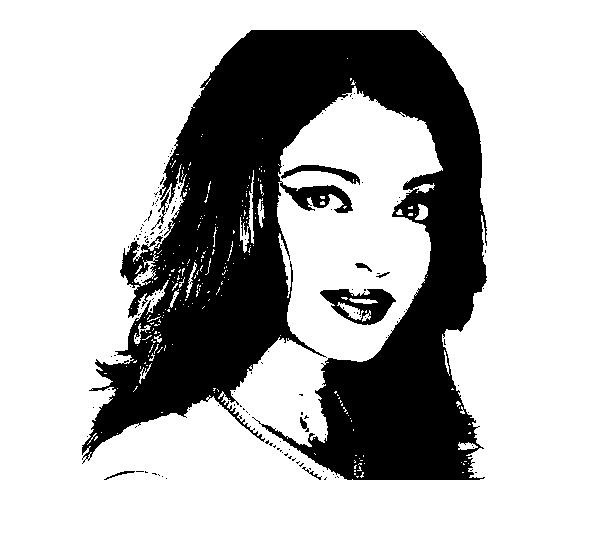
#> input picture opencv/morphological transformation/opening closing/girl.jpg, 600 x 536 px
$ python opening_closing.py
#> lines starting #> are read from the running program, lines starting #| are printed output that depends on the picture; after the words box and inside, x2 and y2 are one past the last pixel; in counts of white or black regions, pixels touching at a corner belong together
import cv2
import numpy as np
import matplotlib.pyplot as plt

img = cv2.imread("girl.jpg", 0)
#> img is the input picture: shape (536, 600); min 0, max 255, mean 181.4
img = cv2.resize(img, (300,300))
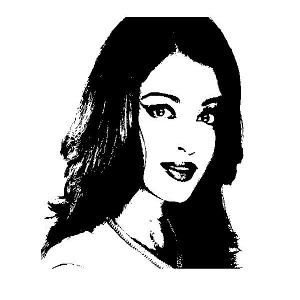
#> img: shape (300, 300); min 0, max 255, mean 181.4

kernel = np.ones((3,3), np.uint8)
_, mask = cv2.threshold(img, 230, 255, cv2.THRESH_BINARY_INV)
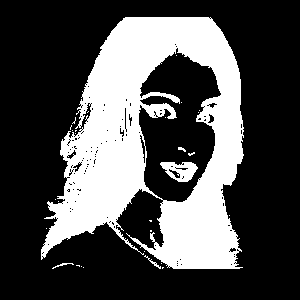
#> mask: shape (300, 300); 30.5% white; 29 white regions (24 under 20 px), largest, box (x1, y1, x2, y2) and area: (41, 17, 244, 269) 26853, (160, 162, 198, 182) 461, (144, 255, 161, 269) 41, (52, 263, 74, 269) 35, (178, 147, 186, 152) 22

# opening is erosion followed by dilation
o = cv2.morphologyEx(mask, cv2.MORPH_OPEN, kernel)
#> o: shape (300, 300); 29.5% white; 9 white regions (2 under 20 px), largest, box (x1, y1, x2, y2) and area: (41, 17, 243, 269) 25860, (161, 162, 197, 182) 402, (142, 92, 180, 103) 164

# closing is dilation followed by erosion

c = cv2.morphologyEx(mask, cv2.MORPH_CLOSE, kernel)
#> c: shape (300, 300); 31.5% white; 9 white regions (5 under 20 px), largest, box (x1, y1, x2, y2) and area: (41, 17, 244, 269) 27731, (160, 162, 198, 182) 515, (52, 263, 74, 269) 35, (178, 147, 186, 152) 22

# top head is difference between mask and opening
th = cv2.morphologyEx(mask, cv2.MORPH_TOPHAT, kernel)
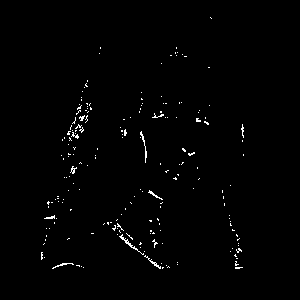
#> th: shape (300, 300); 1% white in thin lines or dots, all inside (x1, y1, x2, y2) = (41, 17, 244, 269)

# Gradient is difference between dilation and erosion

gr = cv2.morphologyEx(mask, cv2.MORPH_GRADIENT, kernel)
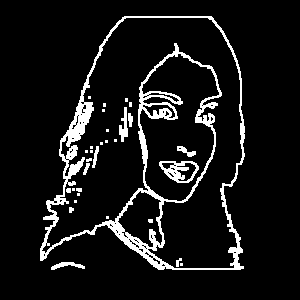
#> gr: shape (300, 300); 8.5% white; 31 white regions (19 under 20 px), largest, box (x1, y1, x2, y2) and area: (40, 16, 245, 270) 6354, (159, 161, 199, 183) 422, (119, 107, 128, 142) 171

# Black is difference between closing and input

bh = cv2.morphologyEx(mask, cv2.MORPH_BLACKHAT, kernel)
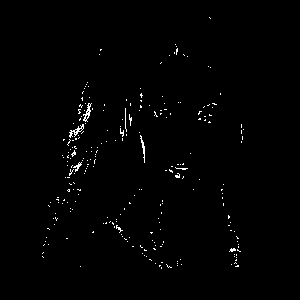
#> bh: shape (300, 300); 0.96% white in thin lines or dots, all inside (x1, y1, x2, y2) = (42, 17, 244, 269)

e = cv2.morphologyEx(mask, cv2.MORPH_ERODE, kernel)
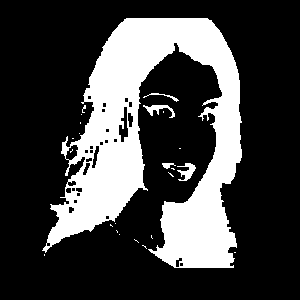
#> e: shape (300, 300); 26% white; 24 white regions (19 under 20 px), largest, box (x1, y1, x2, y2) and area: (42, 18, 242, 268) 22882, (177, 163, 196, 181) 167, (143, 105, 175, 118) 161, (143, 93, 179, 102) 64, (162, 163, 176, 169) 48

d = cv2.morphologyEx(mask, cv2.MORPH_DILATE, kernel)
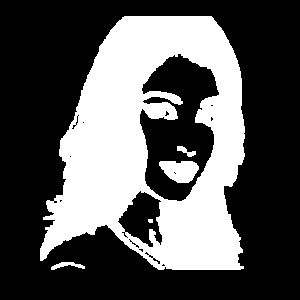
#> d: shape (300, 300); 34.5% white; 5 white regions (1 under 20 px), largest, box (x1, y1, x2, y2) and area: (40, 16, 245, 270) 30137, (159, 161, 199, 183) 651, (51, 262, 85, 270) 131, (177, 146, 196, 157) 94

images = [img, mask, o, c, th, gr, bh, e, d]
titles = ['ori', 'mask', 'opening', 'closing', 'tophead', 'gradient', 'blackhead', 'errode', 'dilation']


for i in range(9):
    plt.subplot(3, 3, i+1)
    plt.imshow(images[i], 'gray')
    plt.title(titles[i])
    plt.xticks([])
    plt.yticks([])

plt.show()


# [10 lines of commented-out code are left out]
